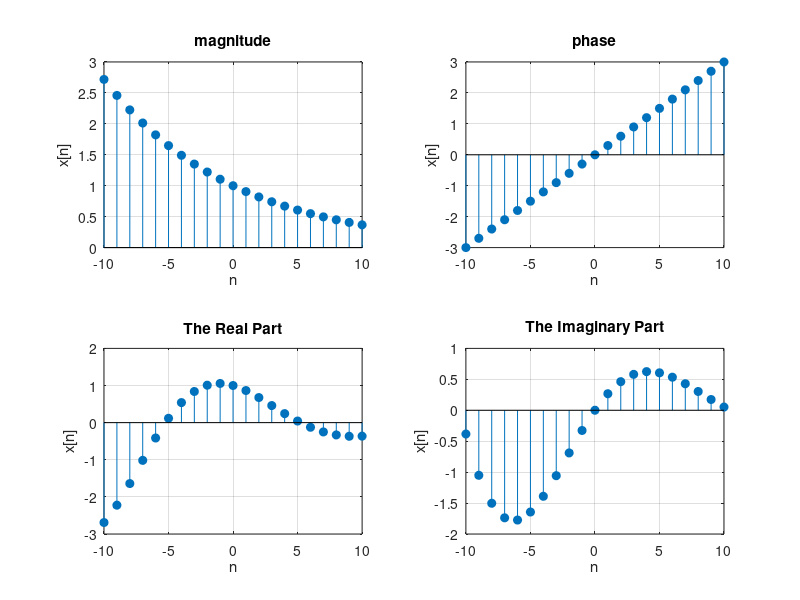

This figure's MATLAB source: (Note: this script raises an error after producing the figure.)
%Snehal Gupta
%2016201
%Assignment 2
%% Question 5
n=-10:10;
x=exp((-0.1+0.3i).*n);
mag=abs(x);
ang=angle(x);
rea=real(x);
ima=imag(x);

subplot(2,2,1);
stem(n,mag,'filled');
title('magnitude');
grid();
xlabel('n');
ylabel('x[n]');

subplot(2,2,2);
stem(n,ang,'filled');
title('phase');
grid();
xlabel('n');
ylabel('x[n]');

subplot(2,2,3);
stem(n,rea,'filled');
title('The Real Part');
grid();
xlabel('n');
ylabel('x[n]');

subplot(2,2,4);
stem(n,ima,'filled');
title('The Imaginary Part');
grid();
xlabel('n');
ylabel('x[n]');

%% Question 6
avg=ones(3,3)/9;
x=imread('mypic.jpg');
y=imfilter(x,avg);
title('Original image');
subplot(3,1,1);
imshow(x);
title('Filtered image');
subplot(3,1,2);
imshow(y);
sobel=[1 2 1 ; 0 0 0 ; 1 -2 -1];
z=imfilter(y,sobel);
title('Sobel filtered image');
subplot(3,1,3);
imshow(z);

